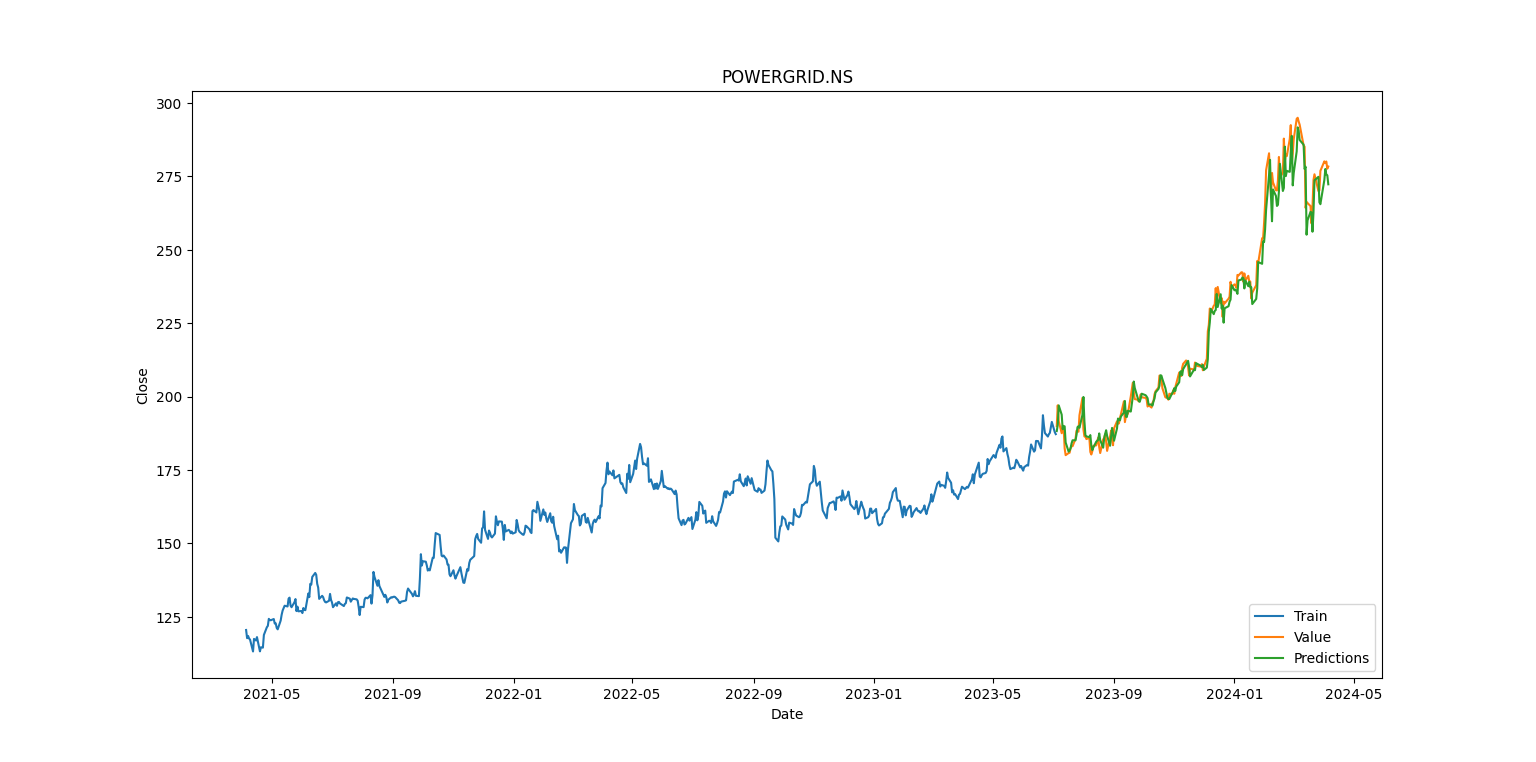

The script that drew this image:
import numpy as np
import pandas as pd
import matplotlib.pyplot as plt
import seaborn as sns
import yfinance as yf
from datetime import datetime
import math
from keras.layers import Dense, LSTM
from keras.models import Sequential
from sklearn.preprocessing import MinMaxScaler
import plotly.express as px
import plotly.graph_objs as go
import plotly.io as pio
import requests
from bs4 import BeautifulSoup
from textblob import TextBlob
import warnings
warnings.filterwarnings('ignore')

name = "POWERGRID.NS"
stock=yf.download(name,period="3y",actions=True)

sns.lineplot(data=stock,x="Date",y="Close")

data=stock.filter(['Close'])
dataset=data.values
training_data_len=math.ceil(len(dataset)*0.75)

scaler=MinMaxScaler(feature_range=(0,1))
scaled_data=scaler.fit_transform(dataset)

train_data=scaled_data[0:training_data_len,:]
x_train=[]
y_train=[]
for i in range(60,len(train_data)):
    x_train.append(train_data[i-60:i,0])
    y_train.append(train_data[i,0])

x_train,y_train=np.array(x_train),np.array(y_train)
x_train=np.reshape(x_train,(x_train.shape[0],x_train.shape[1],1))

model=Sequential()
model.add(LSTM(50,return_sequences=True, input_shape= (x_train.shape[1],1)))
model.add(LSTM(50,return_sequences=False))
model.add(Dense(25))
model.add(Dense(1))

model.compile(optimizer='adam',loss='mean_squared_error')

model.fit(x_train,y_train,epochs=8,batch_size=1)

test_data=scaled_data[training_data_len-60:,:]
x_test=[]
y_test=dataset[training_data_len:,:]
for i in range(60,len(test_data)):
    x_test.append(test_data[i-60:i,0])

x_test=np.array(x_test)
x_test=np.reshape(x_test,(x_test.shape[0],x_test.shape[1],1))

predictions=model.predict(x_test)
predictions=scaler.inverse_transform(predictions)

rmse= np.sqrt(((predictions - y_test) ** 2).mean())
print(rmse)

closes=[]
closes.extend(data['Close'])
average_close = sum(closes) / len(closes)
#print(average_close)
average_deviation=rmse/average_close*100
print(average_deviation)

train = data.iloc[:training_data_len]
valid = data.iloc[training_data_len:]
valid['Predictions'] = predictions

plt.figure(figsize=(16,8))
plt.title(name)
plt.xlabel('Date')
plt.ylabel('Close')
plt.plot(train['Close'])
plt.plot(valid[['Close','Predictions']])
plt.legend(['Train','Value','Predictions'], loc='lower right')
plt.show()

trace_train = go.Scatter(x=train.index, y=train['Close'], mode='lines', name='Train')
trace_valid = go.Scatter(x=valid.index, y=valid['Close'], mode='lines', name='Value')
trace_predictions = go.Scatter(x=valid.index, y=valid['Predictions'], mode='lines', name='Predictions')

# Define layout
layout = go.Layout(title='Model', xaxis=dict(title='Date'), yaxis=dict(title='Close'), legend=dict(x=0, y=1))

# Create figure
fig = go.Figure(data=[trace_train, trace_valid, trace_predictions], layout=layout)
pio.show(fig)
